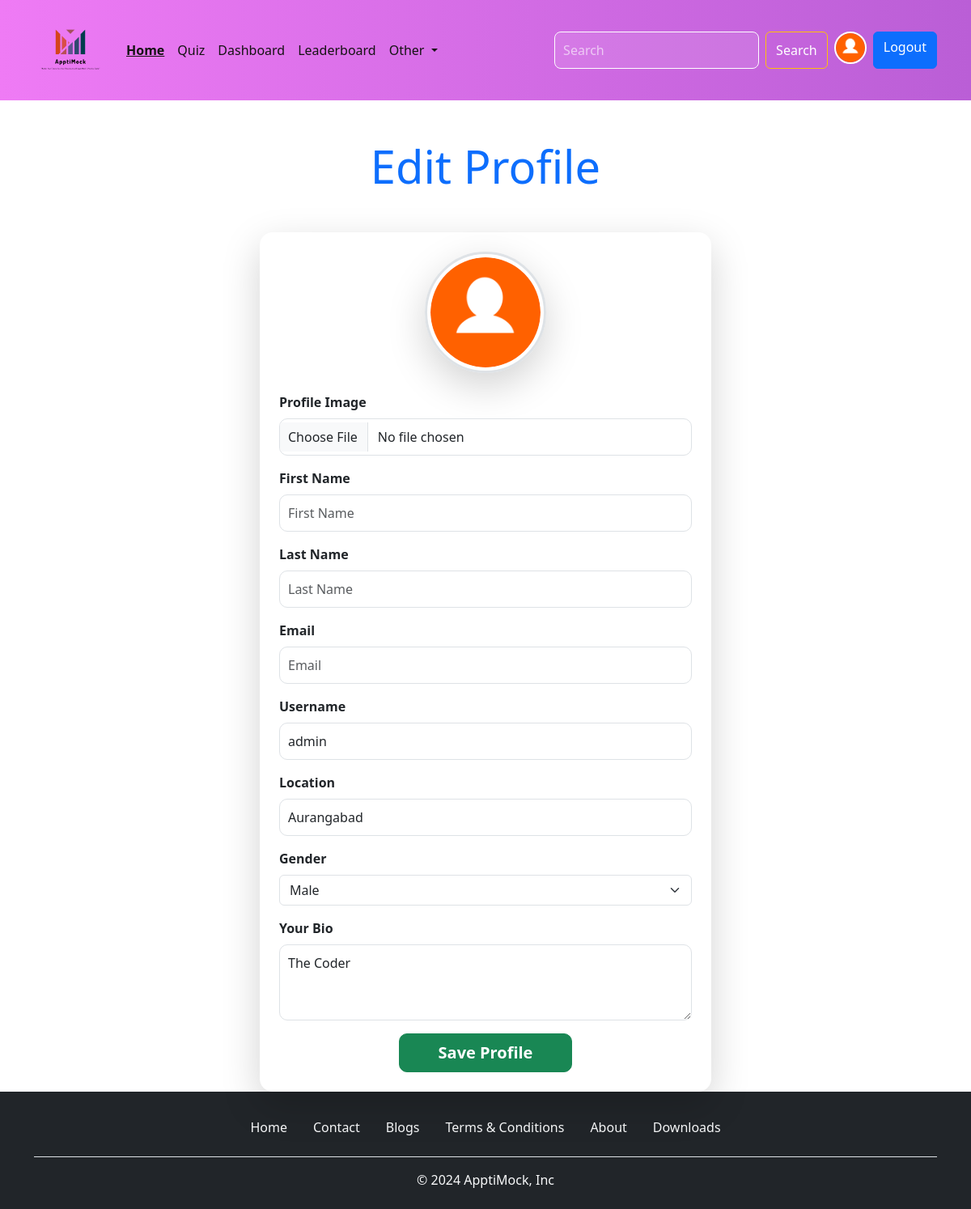
The app's page /user/settings (signed in) with its own data.
### Account/models.py (models this page shows, shortened)
class Profile(models.Model):
    user=models.OneToOneField(User,on_delete=models.CASCADE,null=True,verbose_name='User Object')  #verbose_name
    bio=models.TextField(blank=True,null=True) #
    profile_image=models.ImageField(upload_to="profile_images",default="user.png",blank=True,null=True,verbose_name='profile pic')
    location=models.CharField(max_length=100,blank=True,null=True)
    GENDER=(
        ("Male","Male"),
        ("Female","Female"),
        ("Other","Other"),
    )
    gender=models.CharField(max_length=6,choices=GENDER,blank=True,null=True)

### Account/views.py (the view, shortened to what this page needs)
# urls.py: path('settings',views.editProfile,name='edit_profile'),
@login_required(login_url='login')
def editProfile(request):
    user_object=User.objects.get(username=request.user)
    user_profile=Profile.objects.get(user=user_object)
    context={"user_profile":user_profile}
    return render(request,'profile-edit.html',context)

### templates/profile-edit.html (shortened to what this page needs)
{% extends 'index.html' %}
{% block content %}
<h1 class="display-4 text-center my-5 text-primary">Edit Profile</h1>
<div class="container d-flex justify-content-center">
    <div class="card shadow-lg border-0 rounded-4 p-4 w-50">
        <div class="text-center">
            <img src="{{ user_profile.profile_image.url }}" alt="profile-pic" width="150" height="150"
                class="rounded-circle shadow-lg border border-3 p-1 profile-img">
        </div>
        <form action="" method="POST" enctype="multipart/form-data" class="mt-4">
            <div class="mb-3">
                <label for="profileImage" class="form-label fw-bold">Profile Image</label>
                <input type="file" name="profile_img" class="form-control" id="profileImage">
            </div>
            <div class="mb-3">
                <label for="firstName" class="form-label fw-bold">First Name</label>
                <input type="text" name="firstname" value="{{ user_profile.user.first_name }}" class="form-control"
                    id="firstName" placeholder="First Name" required>
            </div>
            <div class="mb-3">
                <label for="lastName" class="form-label fw-bold">Last Name</label>
                <input type="text" name="lastname" value="{{ user_profile.user.last_name }}" class="form-control"
                    id="lastName" placeholder="Last Name" required>
            </div>
            <div class="mb-3">
                <label for="email" class="form-label fw-bold">Email</label>
                <input type="email" name="email" value="{{ user_profile.user.email }}" class="form-control" id="email"
                    placeholder="Email" required>
            </div>
            <div class="mb-3">
                <label for="username" class="form-label fw-bold">Username</label>
                <input type="text" name="username" value="{{ user_profile.user.username }}" class="form-control"
                    id="username" placeholder="Username" required>
            </div>
            <div class="mb-3">
                <label for="location" class="form-label fw-bold">Location</label>
                <input type="text" name="location" value="{{ user_profile.location }}" class="form-control"
                    id="location" placeholder="Location" required>
            </div>
            <div class="mb-3">
                <label for="gender" class="form-label fw-bold">Gender</label>
                <select class="form-select" name="gender" id="gender" required>
                    <option {% if user_profile.gender == 'Male' %}selected{% endif %} value="Male">Male</option>
                </select>
            </div>
            <div class="mb-3">
                <label for="bio" class="form-label fw-bold">Your Bio</label>
                <textarea class="form-control" name="bio" id="bio" rows="3" placeholder="Your Bio"
                    required>{{ user_profile.bio }}</textarea>
            </div>
            <div class="text-center">
                <button type="submit" class="btn btn-success btn-lg px-5">Save Profile</button>
            </div>
        </form>
    </div>
</div>
{% endblock content %}

### templates/components/navbar.html (shortened to what this page needs)
{% load static %}
<nav class="navbar navbar-expand-lg bg-body-tertiary display-none d-lg-block">
    <div class="container">
        <a class="navbar-brand" href="{% url 'home' %}"><img src="{% static 'images/logo.png' %}" alt="Logo" class="img-fluid" style="max-width: 90px; height: auto;">
        </a>
        <div class="collapse navbar-collapse" id="navbarSupportedContent">
            <ul class="navbar-nav me-auto mb-2 mb-lg-0">
                <li class="nav-item">
                    <a class="nav-link active" aria-current="page" href="{% url 'home' %}">Home</a>
                </li>
                <li class="nav-item">
                    <a class="nav-link" href="{% url 'all_quiz' %}">Quiz</a>
                </li>
                {% if request.user.is_superuser %}
                <li class="nav-item">
                    <a class="nav-link text-success" href="{% url 'dashboard' %}">Dashboard</a>
                </li>
                {% endif %}
                <li class="nav-item">
                    <a class="nav-link" href="{% url 'leaderboard' %}">Leaderboard</a>
                </li>
                <li class="nav-item dropdown">
                    <a class="nav-link dropdown-toggle" href="#" role="button" data-bs-toggle="dropdown"
                        aria-expanded="false">
                        Other
                    </a>
                </li>
            </ul>
            <form class="d-flex" role="search" action="{% url 'search_users' %}">
                <input class="form-control me-2" type="search" name="q" placeholder="Search" aria-label="Search">
                <button class="btn btn-outline-success" type="submit">Search</button>
                {% if request.user.is_authenticated %}
                <a href="{% url 'profile' request.user.username %}" data-bs-toggle="tooltip" data-bs-placement="bottom" data-bs-title="@{{request.user.username}}" class="mx-2">
                    <img src="{{user_profile.profile_image.url}}" alt="profile image" class="rounded-circle" width="40"
                        height="40">
                </a>
                <a href="{% url 'logout'%}" class="btn btn-primary">Logout</a>
                {% else %}
                <a href="{% url 'login'%}" class="btn btn-primary ms-2">Login</a>
                {% endif %}
            </form>
        </div>
    </div>
</nav>

### static/css/style.css (style rules this page uses)
* { font-family: Arial, Helvetica, sans-serif Important; }

### static/css/navbar.css (style rules this page uses)
.navbar { background: linear-gradient(to right, #ef7bf5, #ba5ed6); padding: 12px 0; transition: background 0.3s ease-in-out; }
.navbar .navbar-brand img { max-width: 100px; }
.navbar .nav-link { color: #151313 !important; font-weight: 500; transition: color 0.3s ease-in-out; }
.navbar .nav-link.active { font-weight: 700; text-decoration: underline; }
.navbar form .form-control { border-radius: 8px; border: 1px solid #fff; background-color: rgba(255, 255, 255, 0.1); color: #fff; }
.navbar form .form-control::placeholder { color: rgba(255, 255, 255, 0.6); }
.navbar form .btn-outline-success { color: #fff; border-color: #ffc107; transition: 0.3s ease-in-out; }
.navbar form a img { border: 2px solid #fff; transition: transform 0.3s ease-in-out; }

### templates/profile-edit.html (style rules this page uses)
.profile-img { transition: transform 0.3s ease-in-out; }
.form-control { border-radius: 10px; padding: 10px; }
.btn-lg { border-radius: 10px; font-weight: bold; }

### records on screen
Profile: profile_image (placeholder picture), username "admin", location "Aurangabad", gender "Male", bio "The Coder"
